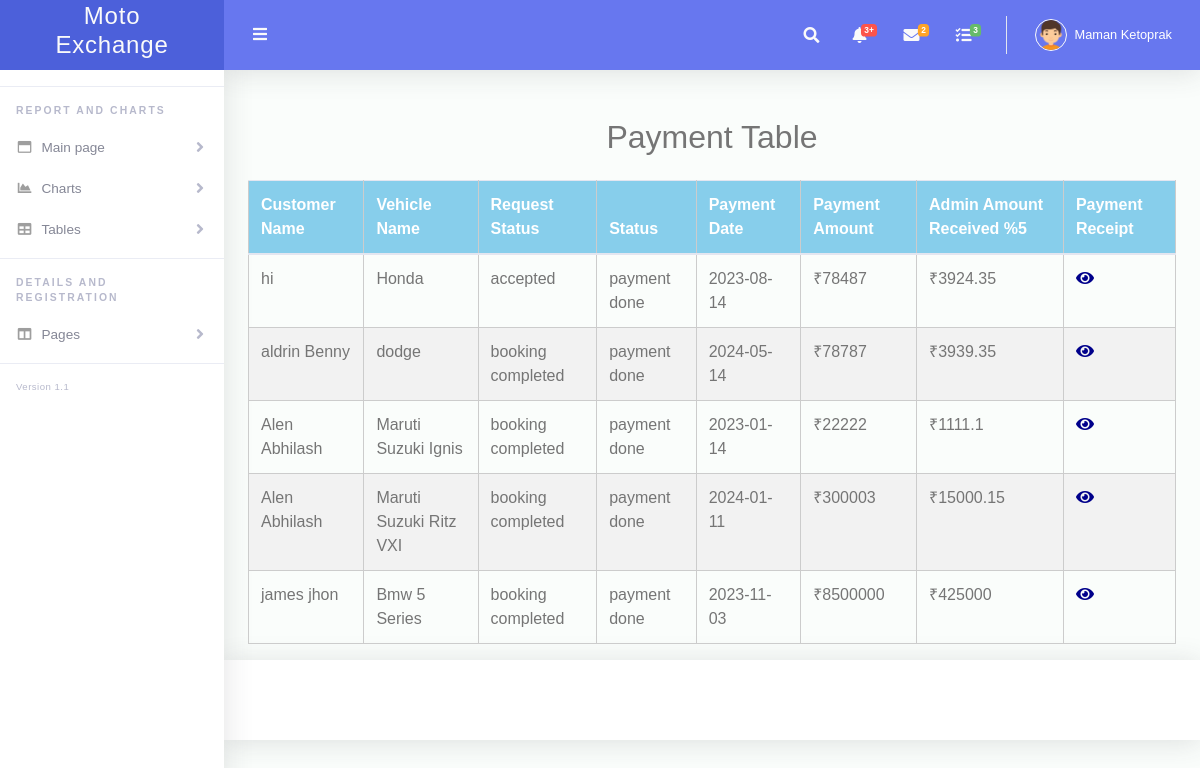
Page /admin/Paymenttable.php on the committed database.
### tables this page shows
CREATE TABLE IF NOT EXISTS `tbl_payment` (
  `pay_id` int NOT NULL AUTO_INCREMENT,
  `req_id` int NOT NULL,
  `pay_date` date NOT NULL,
  `pay_amount` float NOT NULL,
  `pay_status` varchar(40) NOT NULL,
  `fromaccount` float NOT NULL,
  `toaccount` int NOT NULL,
  `role` varchar(30) NOT NULL,
  `cust_id` int NOT NULL,
  `vehicle_id` int NOT NULL,
  PRIMARY KEY (`pay_id`)
);

CREATE TABLE IF NOT EXISTS `tbl_cust` (
  `cust_id` int NOT NULL AUTO_INCREMENT,
  `cust_name` varchar(30) NOT NULL,
  `email` varchar(30) NOT NULL,
  `contact` bigint NOT NULL,
  `housename` text NOT NULL,
  `dis_id` int NOT NULL,
  `loc_id` int NOT NULL,
  `pincode` int NOT NULL,
  `log_id` int NOT NULL,
  `id_proof` int NOT NULL,
  `imgc` text NOT NULL,
  `log_password` varchar(20) NOT NULL,
  `reg_date` date NOT NULL,
  PRIMARY KEY (`cust_id`)
);

CREATE TABLE IF NOT EXISTS `tbl_vehicle` (
  `vehicle_id` int NOT NULL AUTO_INCREMENT,
  `cust_id` int NOT NULL,
  `fuel_id` int NOT NULL,
  `comp_id` int NOT NULL,
  `model_id` int NOT NULL,
  `cur_km` int NOT NULL,
  `owner_status` text NOT NULL,
  `img1` text NOT NULL,
  `img2` text NOT NULL,
  `img3` text NOT NULL,
  `desp` text NOT NULL,
  `post_date` date NOT NULL,
  `rate` float NOT NULL,
  `man_date` date NOT NULL,
  `bod_id` int NOT NULL,
  `dis_id` int NOT NULL,
  `loc_id` int NOT NULL,
  `ve_name` varchar(40) NOT NULL,
  PRIMARY KEY (`vehicle_id`)
);

CREATE TABLE IF NOT EXISTS `tbl_req` (
  `req_id` int NOT NULL AUTO_INCREMENT,
  `cust_id` int NOT NULL,
  `req_date` date NOT NULL,
  `des` text NOT NULL,
  `remark` text NOT NULL,
  `test_date` date NOT NULL,
  `status` text NOT NULL,
  `vehicle_id` int NOT NULL,
  PRIMARY KEY (`req_id`)
);

### dboperation.php (called while the page is built, shortened)
<?php
class dboperation
{
public $con,$res;
function __construct()
{
$this->con=mysqli_connect("localhost","root","","secondhandcar");
}
public function query($sql)
{
$this->res=mysqli_query($this->con,$sql);
return $this->res;
}
}
?>

### admin/Paymenttable.php (the view, shortened to what this page needs)
<?php
include("header.php"); ?>
<!DOCTYPE html>
<html lang="en">
<head>
</head>
<body>
<section class="ftco-section">
    <div class="container">
        <div class="row">
            <div class="col-md-12">
                <h2 class="text-center mb-4">Payment Table</h2>
                <div class="table-wrap">
                <?php
                    require_once("../dboperation.php");
                    $obj = new dboperation();
                    $sql = "SELECT *
                            FROM tbl_payment R
                            INNER JOIN tbl_cust C ON R.cust_id = C.log_id
                            INNER JOIN tbl_vehicle T ON R.vehicle_id = T.vehicle_id
                            INNER JOIN tbl_req x ON R.req_id = x.req_id
                            WHERE R.pay_id = pay_id";
                    $res = $obj->query($sql);
                    if(mysqli_num_rows($res) > 0) {
                        ?>
                        <table class="table">
                            <thead class="thead-primary">
                            <tr>
                                <th>Customer Name</th>
                                <th>Vehicle Name</th>
                                <th>Request Status</th>
                                <th>Status</th>
                                <th>Payment Date</th>
                                <th>Payment Amount</th>
                                <th>Admin Amount Received %5</th>
                                <th>Payment Receipt</th>
                            </tr>
                            </thead>
                            <tbody>
                            <?php
                            while($display = mysqli_fetch_assoc($res)) {
                                $adminAmount = ($display["pay_amount"] * 5) / 100;
                                ?>
                                <tr>
                                    <td><?php echo $display["cust_name"]; ?></td>
                                    <td><?php echo $display["ve_name"]; ?></td>
                                    <td><?php echo $display["status"]; ?></td>
                                    <td><?php echo $display["pay_status"]; ?></td>
                                    <td><?php echo $display["pay_date"]; ?></td>
                                    <td>₹<?php echo $display["pay_amount"]; ?></td>
                                    <td>₹<?php echo $adminAmount; ?></td>
                                    <td>
                                        <a href="paymentreceipt.php?vehicle_id=<?php echo $display["vehicle_id"]; ?>&requestid=<?php echo $display["req_id"]; ?>">
                                            <i class="fas fa-eye" style="color: darkblue;"></i>
                                        </a>
                                    </td>
                                </tr>
                                <?php
                            }
                            ?>
                            </tbody>
                        </table>
                        <?php
                    } else {
                        echo "No records found.";
                    }
                ?>
                </div>
            </div>
        </div>
    </div>
</section>
</body>
</html>
<?php include("footer.php"); ?>

### admin/Paymenttable.php (style rules this page uses)
body { font-family: Arial, sans-serif; }
table { width: 100%; border-collapse: collapse; border: 1px solid #ccc; margin-top: 20px; }
th, td { text-align: left; padding: 10px; border-bottom: 1px solid #ccc; border-right: 1px solid #ccc; }
tr:nth-child(even) { background-color: #f2f2f2; }
thead th { background-color: #87CEEB; color: #fff; border-right: 1px solid #ccc; }

### rows in the picture
tbl_payment: tbl_cust.cust_name "hi", vehicle.ve_name "Honda", req.status "accepted", pay_status "payment done", pay_date "2023-08-14", pay_amount "78487", pay_amount "3924.35"
tbl_payment: tbl_cust.cust_name "aldrin Benny", vehicle.ve_name "dodge", req.status "booking completed", pay_status "payment done", pay_date "2024-05-14", pay_amount "78787", pay_amount "3939.35"
tbl_payment: tbl_cust.cust_name "Alen Abhilash", vehicle.ve_name "Maruti Suzuki Ignis", req.status "booking completed", pay_status "payment done", pay_date "2023-01-14", pay_amount "22222", pay_amount "1111.1"
tbl_payment: tbl_cust.cust_name "Alen Abhilash", vehicle.ve_name "Maruti Suzuki Ritz VXI", req.status "booking completed", pay_status "payment done", pay_date "2024-01-11", pay_amount "300003", pay_amount "15000.15"
tbl_payment: tbl_cust.cust_name "james jhon", vehicle.ve_name "Bmw 5 Series", req.status "booking completed", pay_status "payment done", pay_date "2023-11-03", pay_amount "8500000", pay_amount "425000"
